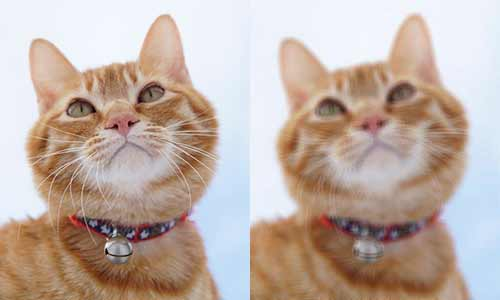
#> input picture self-study/test.jpg, 500 x 300 px
$ python use_pil_resize_blur.py
#> lines starting #> are read from the running program, lines starting #| are printed output that depends on the picture
from PIL import Image,ImageFilter

# 打开一个jpg图像文件，注意是当前路径:
im = Image.open('test.jpg')
#> im is the input picture: PIL image 500x300 RGB; mean R, G, B 192.4, 175.3, 166.4
# 获得图像尺寸:
w, h = im.size
#> w = 500; h = 300
print('Original image size: %sx%s' % (w, h))
#| Original image size: 500x300
# 缩放到50%:
im.thumbnail((w//2, h//2))
#> im: PIL image 250x150 RGB
print('Resize image to: %sx%s' % (w//2, h//2))
#| Resize image to: 250x150
# 把缩放后的图像用jpeg格式保存:
im.save('thumbnail.jpg', 'jpeg')

# 应用模糊滤镜:
im2 = im.filter(ImageFilter.BLUR)
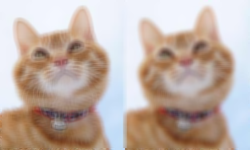
#> im2: PIL image 250x150 RGB; mean R, G, B 192.5, 175.4, 166.4
im2.save('blur.jpg', 'jpeg')
